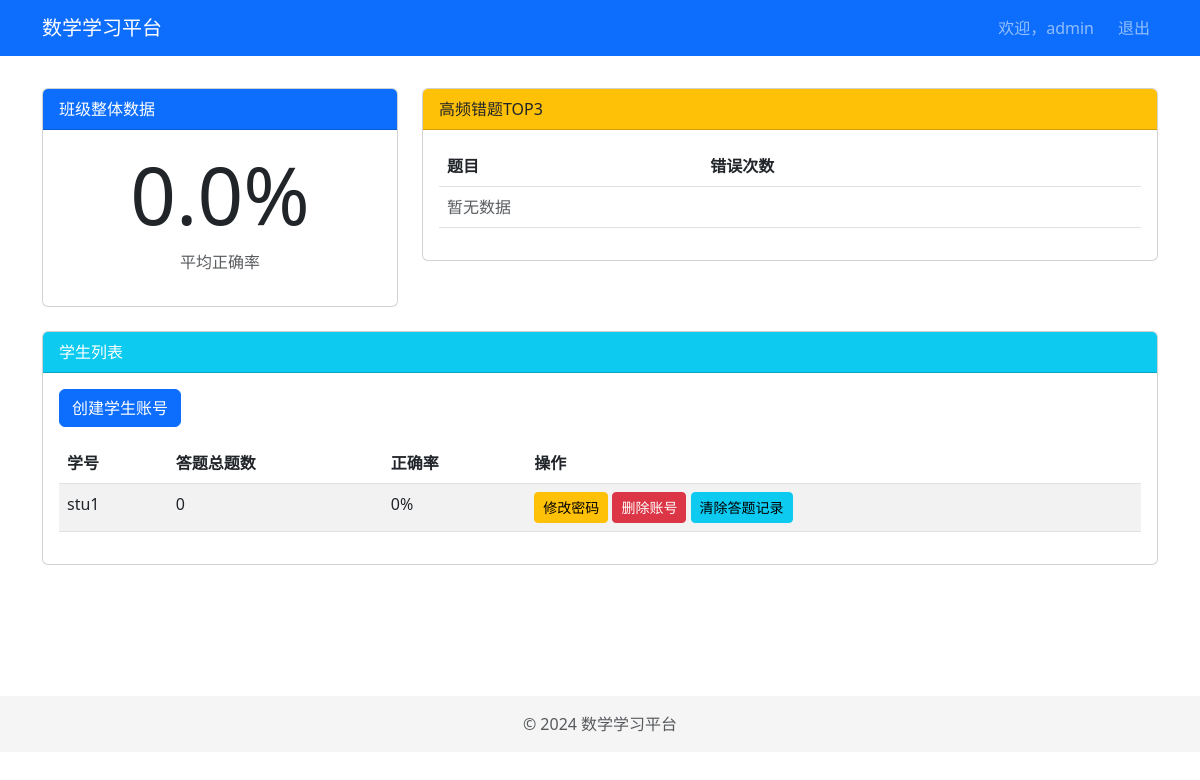
The page /teacher (signed in) on the database as committed earlier.
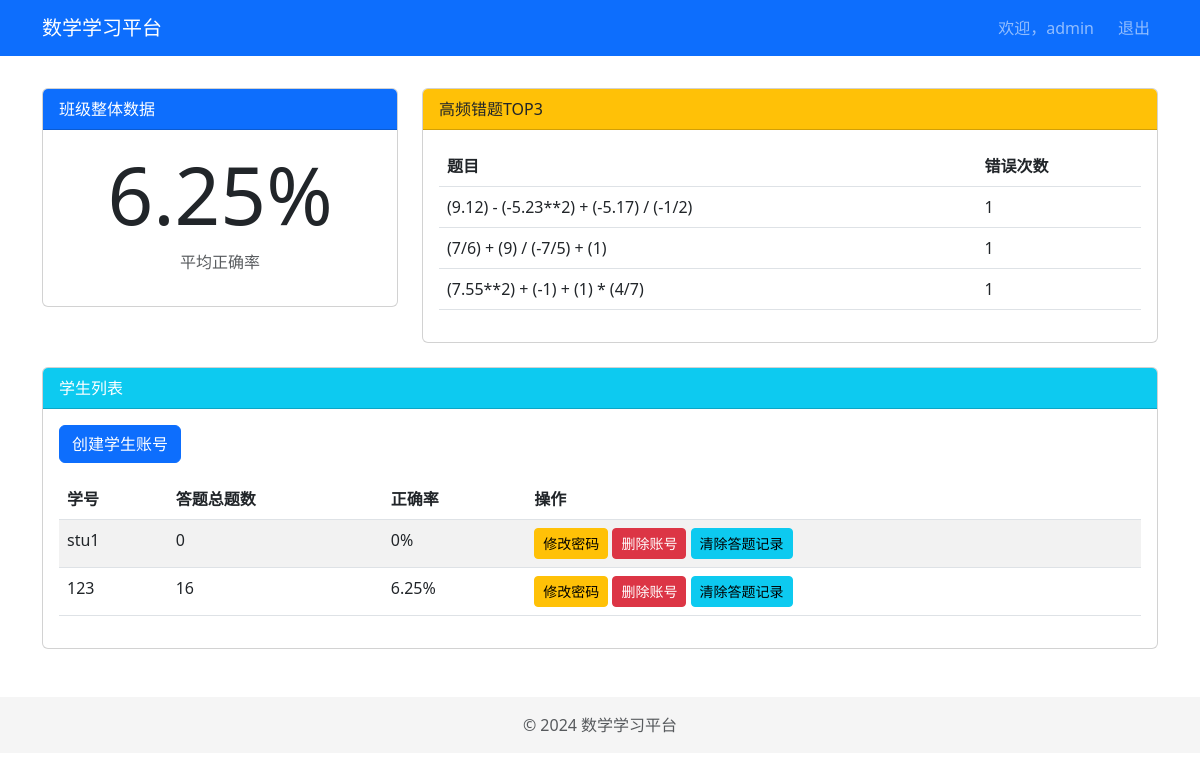
The same page on the database as committed later.
### app/models.py (models this page shows, shortened)
class User(UserMixin, db.Model):
    id = db.Column(db.Integer, primary_key=True)
    username = db.Column(db.String(64), unique=True, index=True)
    password_hash = db.Column(db.String(128))
    role = db.Column(db.String(10))  # student/teacher
    last_active = db.Column(db.DateTime, default=lambda: datetime.now(timezone.utc))
    answers = db.relationship('AnswerRecord', backref='author', lazy='dynamic')

### app/routes.py (the view)
@bp.route('/teacher')
@login_required
def teacher():
    if current_user.role != 'teacher':
        flash('权限不足', 'danger')
        return redirect(url_for('main.student'))
    students = User.query.filter_by(role='student').all()
    accuracy = db.session.query(
        db.func.avg(db.cast(AnswerRecord.is_correct, db.Float)) * 100
    ).scalar() or 0.0
    common_errors = db.session.query(
        Problem.expression,
        db.func.count(AnswerRecord.id)
    ).join(AnswerRecord)\
     .filter(AnswerRecord.is_correct == False)\
     .group_by(Problem.expression)\
     .order_by(db.func.count(AnswerRecord.id).desc())\
     .limit(3).all()
    student_stats = []
    for student in students:
        total_answers = AnswerRecord.query.filter_by(user_id=student.id).count()
        correct_answers = AnswerRecord.query.filter_by(user_id=student.id, is_correct=True).count()
        if total_answers > 0:
            student_accuracy = (correct_answers / total_answers) * 100
        else:
            student_accuracy = 0
        student_stats.append({
            'student': student,
            'total_answers': total_answers,
            'accuracy': student_accuracy
        })
    return render_template('teacher.html',
                         students=students,
                         accuracy=round(accuracy, 2),
                         common_errors=common_errors,
                         student_stats=student_stats)

### app/routes.py (called while the page is built)
@login_manager.user_loader
def load_user(user_id):
    return db.session.get(User, int(user_id))  # 使用新版查询方式

### templates/teacher.html (shortened to what this page needs)
{% extends "base.html" %}
{% block content %}
<div class="row">
    <div class="col-md-4">
        <div class="card mb-4">
            <div class="card-header bg-primary text-white">
                班级整体数据
            </div>
            <div class="card-body">
                <h1 class="display-1 text-center">{{ accuracy }}%</h1>
                <p class="text-center text-muted">平均正确率</p>
            </div>
        </div>
    </div>
    <div class="col-md-8">
        <div class="card mb-4">
            <div class="card-header bg-warning text-dark">
                高频错题TOP3
            </div>
            <div class="card-body">
                <table class="table table-hover">
                    <thead>
                        <tr>
                            <th>题目</th>
                            <th>错误次数</th>
                        </tr>
                    </thead>
                    <tbody>
                        {% for error in common_errors %}
                        <tr>
                            <td>{{ error[0]|safe }}</td>
                            <td>{{ error[1] }}</td>
                        </tr>
                        {% else %}
                        <tr>
                            <td colspan="2" class="text-muted">暂无数据</td>
                        </tr>
                        {% endfor %}
                    </tbody>
                </table>
            </div>
        </div>
    </div>
</div>
<div class="card">
    <div class="card-header bg-info text-white">
        学生列表
    </div>
    <div class="card-body">
        <a href="{{ url_for('main.create_student') }}" class="btn btn-primary mb-3">创建学生账号</a>
        <table class="table table-striped">
            <thead>
                <tr>
                    <th>学号</th>
                    <th>答题总题数</th>
                    <th>正确率</th>
                    <th>操作</th>
                </tr>
            </thead>
            <tbody>
                {% for stat in student_stats %}
                <tr>
                    <td>{{ stat.student.username }}</td>
                    <td>{{ stat.total_answers }}</td>
                    <td>{{ stat.accuracy|round(2) }}%</td>
                    <td>
                        <a href="{{ url_for('main.change_password', student_id=stat.student.id) }}" class="btn btn-warning btn-sm">修改密码</a>
                        <a href="{{ url_for('main.delete_student', student_id=stat.student.id) }}" class="btn btn-danger btn-sm">删除账号</a>
                        <a href="{{ url_for('main.clear_records', student_id=stat.student.id) }}" class="btn btn-info btn-sm">清除答题记录</a>
                    </td>
                </tr>
                {% endfor %}
            </tbody>
        </table>
    </div>
</div>
{% endblock %}

### templates/base.html (shortened to what this page needs)
<!DOCTYPE html>
<html lang="zh-CN">
<head>
    <link href="https://cdn.jsdelivr.net/npm/bootstrap@5.3.0/dist/css/bootstrap.min.css" rel="stylesheet">
</head>
<body>
    <nav class="navbar navbar-expand-lg navbar-dark bg-primary">
        <div class="container">
            <a class="navbar-brand" href="/">数学学习平台</a>
            <div class="navbar-collapse">
                <div class="navbar-nav ms-auto">
                    {% if current_user.is_authenticated %}
                    <span class="navbar-text me-3">欢迎，{{ current_user.username }}</span>
                    <a class="nav-link" href="{{ url_for('main.logout') }}">退出</a>
                    {% endif %}
                </div>
            </div>
        </div>
    </nav>
    <div class="container main-container">
        {% block content %}{% endblock %}
    </div>
    <footer class="footer">
        <div class="container text-center">
            <span class="text-muted">© 2024 数学学习平台</span>
        </div>
    </footer>
</body>
</html>

### templates/base.html (style rules this page uses)
.main-container { margin-top: 2rem; min-height: 70vh; }
.footer { margin-top: 3rem; padding: 1rem 0; background-color: #f5f5f5; }

Rows that differ between the two databases and show on the page:
added User: student.username "123"
Other text that changed with them:
{{ accuracy }}: "0.0" → "6.25"
new list line: "(9.12) - (-5.23**2) + (-5.17) / (-1/2) 1"
new list line: "(7/6) + (9) / (-7/5) + (1) 1"
new list line: "(7.55**2) + (-1) + (1) * (4/7) 1"
new list line: "16 6.25 % 修改密码 删除账号 清除答题记录"
text no longer shown: "暂无数据"
